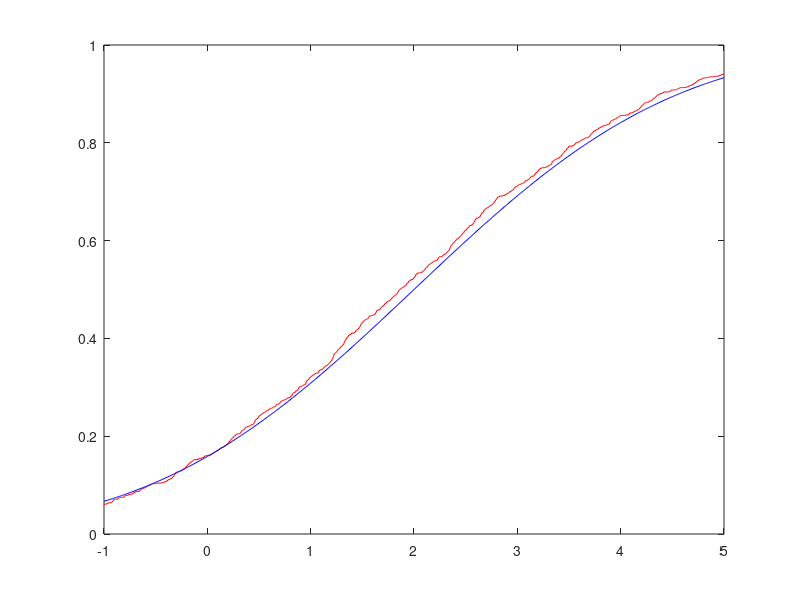

Here is the MATLAB script that generated this plot:
Y1=normrnd(0,1,1000,1);
Y2=normrnd(0,1,1000,1);
X1=2*Y1+2;
X2=sqrt(3)*(sqrt(1/3)*Y1+sqrt(1-(1/3)^2)*Y2)+3;
Z=[X1,X2];

clf
x=-1:0.01:5;
plot(x,empirical_cdf(x,X1),'r')
hold on
plot(x,normcdf(x,2,2),'b') #distribucion N(2,2)